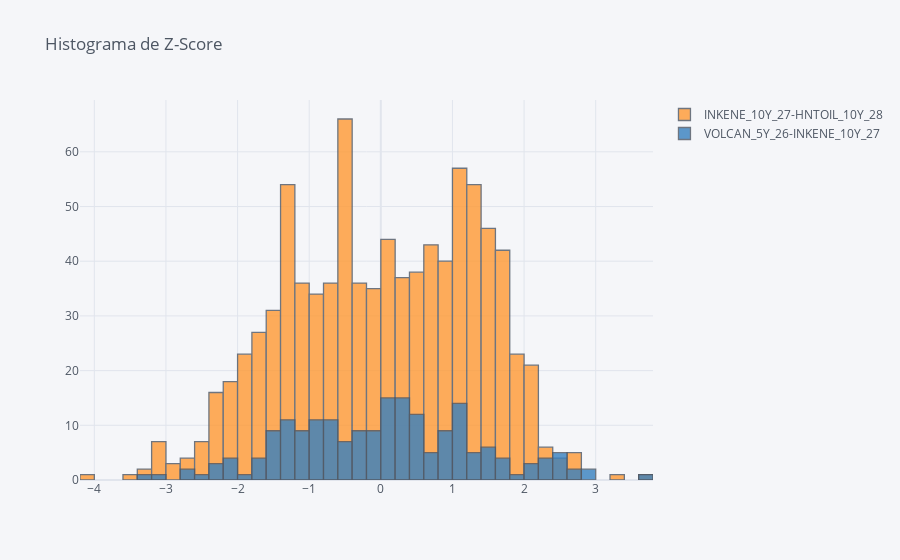

Notebook code for this chart:
### Code cell
#annotation ={'Ultimo':zeta['PETRPE_30Y_47-PETRPE_15Y_32'][-1]}
Zscore20[[par_a,par_b]].iplot(kind='histogram',title='Histograma de Z-Score')

### Figure 1 — Plotly figure (JSON) as saved in the notebook; plotly's stock layout.template omitted (floating-point values rounded to 4 significant figures; data arrays with more than 128 entries replaced by an {"elided": "..."} marker saying what was removed)
{"data": [{"histfunc": "count", "histnorm": "", "marker": {"color": "rgba(255, 153, 51, 1.0)", "line": {"color": "#4D5663", "width": 1.3}}, "name": "INKENE_10Y_27-HNTOIL_10Y_28", "opacity": 0.8, "orientation": "v", "type": "histogram", "x": {"elided": "1286 float values"}}, {"histfunc": "count", "histnorm": "", "marker": {"color": "rgba(55, 128, 191, 1.0)", "line": {"color": "#4D5663", "width": 1.3}}, "name": "VOLCAN_5Y_26-INKENE_10Y_27", "opacity": 0.8, "orientation": "v", "type": "histogram", "x": {"elided": "1286 float values"}}], "layout": {"barmode": "overlay", "legend": {"bgcolor": "#F5F6F9", "font": {"color": "#4D5663"}}, "paper_bgcolor": "#F5F6F9", "plot_bgcolor": "#F5F6F9", "title": {"font": {"color": "#4D5663"}, "text": "Histograma de Z-Score"}, "xaxis": {"gridcolor": "#E1E5ED", "showgrid": true, "tickfont": {"color": "#4D5663"}, "title": {"font": {"color": "#4D5663"}, "text": ""}, "zerolinecolor": "#E1E5ED"}, "yaxis": {"gridcolor": "#E1E5ED", "showgrid": true, "tickfont": {"color": "#4D5663"}, "title": {"font": {"color": "#4D5663"}, "text": ""}, "zerolinecolor": "#E1E5ED"}}}
